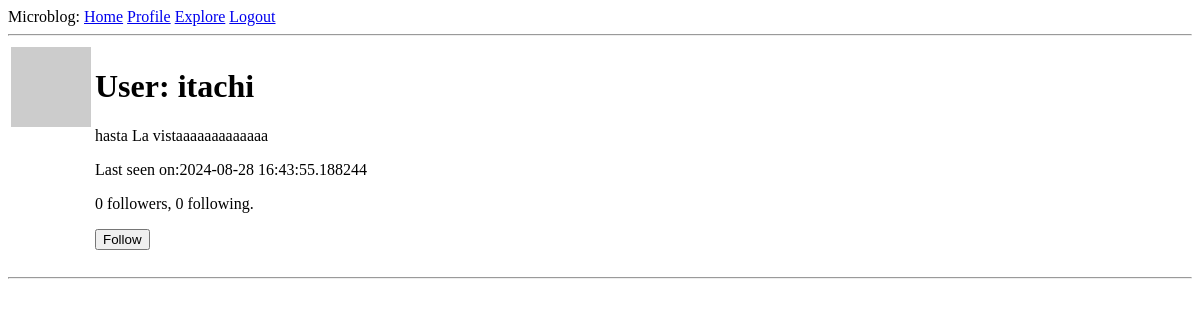
The app's page /user/itachi (signed in), older data.
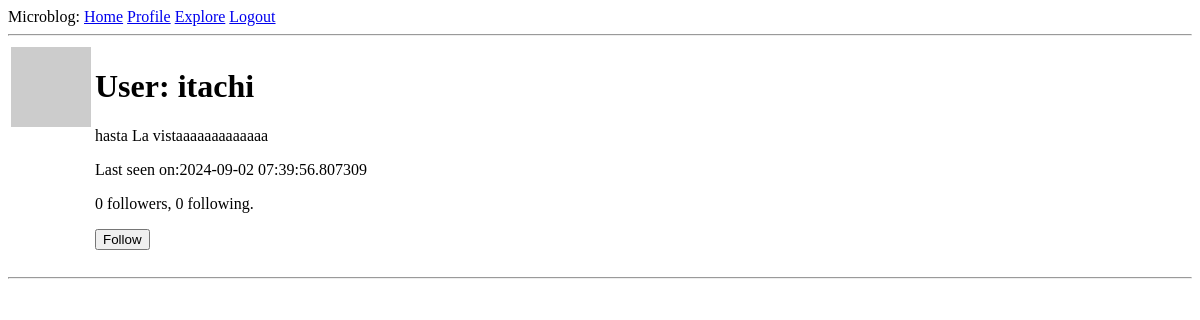
The same page, newer data.
### app/models.py (models this page shows, shortened)
class User(UserMixin,db.Model):
    id: so.Mapped[int] = so.mapped_column(primary_key=True)
    username: so.Mapped[str] = so.mapped_column(sa.String(64), index=True,
                                                unique=True)
    email: so.Mapped[str] = so.mapped_column(sa.String(120), index=True,
                                             unique=True)
    password_hash: so.Mapped[Optional[str]] = so.mapped_column(sa.String(256))
    posts: so.WriteOnlyMapped['Post'] = so.relationship(
        back_populates='author')
    about_me: so.Mapped[Optional[str]] = so.mapped_column(sa.String(140))
    last_seen: so.Mapped[Optional[datetime]] = so.mapped_column(
        default=lambda: datetime.now(timezone.utc))
    following: so.WriteOnlyMapped['User'] = so.relationship(
        secondary=followers, primaryjoin=(followers.c.follower_id == id),
        secondaryjoin=(followers.c.followed_id == id),
        back_populates='followers')
    followers: so.WriteOnlyMapped['User'] = so.relationship(
        secondary=followers, primaryjoin=(followers.c.followed_id == id),
        secondaryjoin=(followers.c.follower_id == id),
        back_populates='following')
    def avatar(self,size):
        digest=md5(self.email.lower().encode('utf-8')).hexdigest()
        return f'https://www.gravatar.com/avatar/{digest}?d=identicon&s={size}'
    def is_following(self, user):
        query = self.following.select().where(User.id == user.id)
        return db.session.scalar(query) is not None
    def followers_count(self):
        query = sa.select(sa.func.count()).select_from(
            self.followers.select().subquery())
        return db.session.scalar(query)
    def following_count(self):
        query = sa.select(sa.func.count()).select_from(
            self.following.select().subquery())
        return db.session.scalar(query)

### app/routes.py (the view)
@app.route('/user/<username>')
@login_required
def user(username):
    user = db.first_or_404(sa.select(User).where(User.username==username))
    page = request.args.get('page', 1, type=int)
    query = user.posts.select().order_by(Post.timestamp.desc())
    posts = db.paginate(query, page=page,
                        per_page=app.config['POSTS_PER_PAGE'],
                        error_out=False)
    next_url = url_for('user', username=user.username, page=posts.next_num) \
        if posts.has_next else None
    prev_url = url_for('user', username=user.username, page=posts.prev_num) \
        if posts.has_prev else None
    form=EmptyForm()
    return render_template('user.html',user=user,posts=posts.items,next_url=next_url, prev_url=prev_url,form=form)

### app/forms.py
class EmptyForm(FlaskForm):
    submit = SubmitField('Submit')

### app/models.py (called while the page is built)
@login.user_loader
def load_user(id):
    return db.session.get(User, int(id))

### app/routes.py (called while the page is built)
@app.before_request
def before_request():
    if current_user.is_authenticated:
        current_user.last_seen = datetime.now(timezone.utc)
        db.session.commit()

### app/templates/user.html (shortened to what this page needs)
{% extends "base.html" %}
{% block content %}
    <table>
        <tr valign="top">
            <td><img src="{{ user.avatar(128) }}"</td>
            <td>
                <h1>User: {{ user.username }}</h1>
                {% if user.about_me %}<p>{{ user.about_me }}</p>{% endif %}
                {% if user.last_seen %}<p>Last seen on:{{ user.last_seen }}</p>{% endif %}
                <p>{{ user.followers_count() }} followers, {{ user.following_count() }} following.</p>
                {% if user == current_user %}<p><a href="{{ url_for('edit_profile') }}">Edit your profile</a></p>
                {% elif not current_user.is_following(user) %}
                <p>
                    <form action="{{ url_for('follow', username=user.username) }}" method="post">
                        {{ form.submit(value='Follow') }}
                    </form>
                </p>
                {% endif %}
            </td>
        </tr>
    </table>
    <hr>
{% endblock %}

### app/templates/base.html (shortened to what this page needs)
<!doctype html>
<html>
    <head>
    </head>
    <body>
        <div>Microblog:
            <a href="{{url_for('index') }}">Home</a>
            {% if current_user.is_anonymous %}
            <a href="{{ url_for('login') }}">Login</a>
            {% else %}
            <a href="{{ url_for('user',username=current_user.username) }}">Profile</a>
            <a href="{{ url_for('explore') }}">Explore</a>
            <a href="{{url_for('logout') }}">Logout</a>
            {% endif %}
        </div>
        <hr>
        {% block content %}{% endblock %}
    </body>
</html>

Row changes from the older to the newer data that the page shows:
changed User "itachi": last_seen "2024-08-28 16:43:55.188244" → "2024-09-02 07:39:56.807309"
